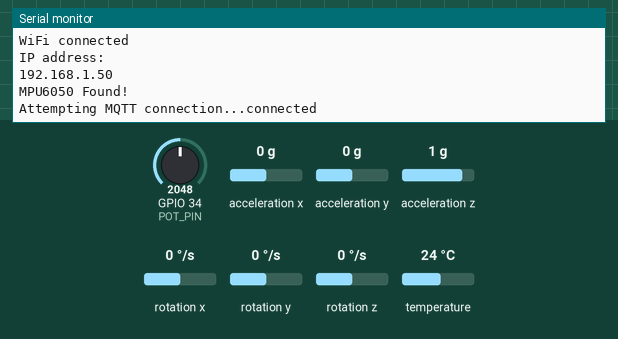
Recording of a program running on a simulated ESP32. Shown: the last lines printed to the serial monitor. The test bench sets the inputs (shaded band); at power-on: acceleration x 0 g, GPIO 34 (POT_PIN) = 2048, acceleration y 0 g, acceleration z 1 g, rotation x 0 °/s, rotation y 0 °/s, rotation z 0 °/s, temperature 24 °C. WiFi joins after 1.5 s; servers stay silent unless stated; random numbers use the default seed unless the program sets one; no MQTT or app messages arrive unless stated.

Above: at 2.7 s.
2.8 s: acceleration x set to -1.4 g
At 3.6 s:
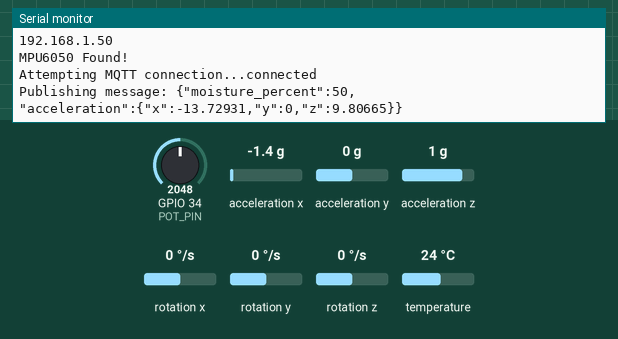
7.5 s: GPIO 34 (POT_PIN) set to 2866
At 9.4 s:
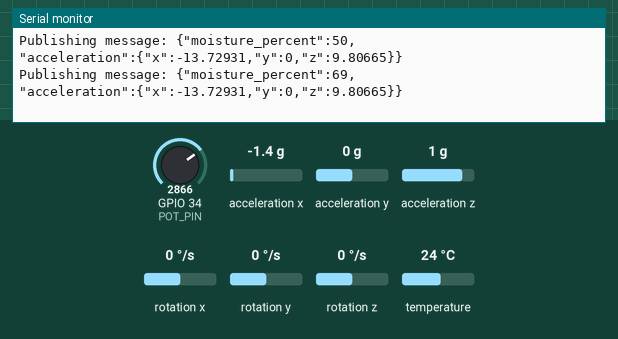
11.6 s: acceleration y set to -1.4 g
At 12.9 s:
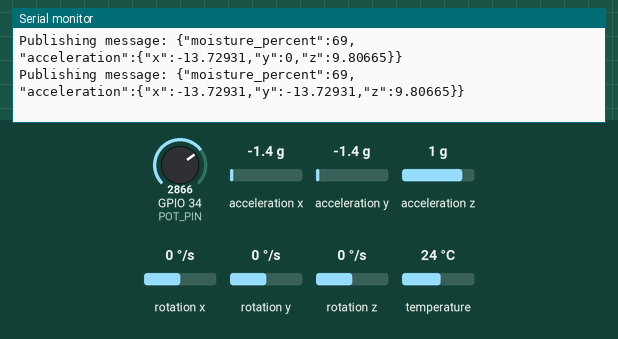
15.7 s: acceleration z set to -1.4 g
At 18.7 s:
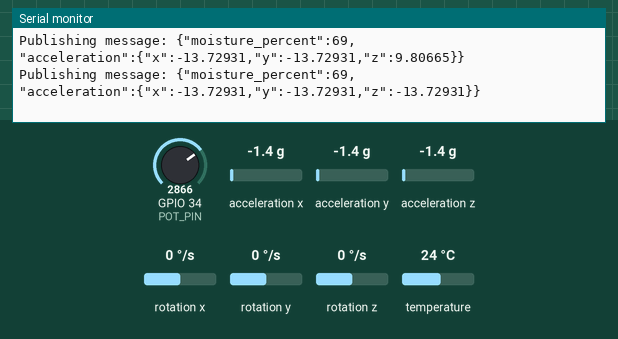
19.8 s: GPIO 34 (POT_PIN) set to 3972
At 22.2 s:
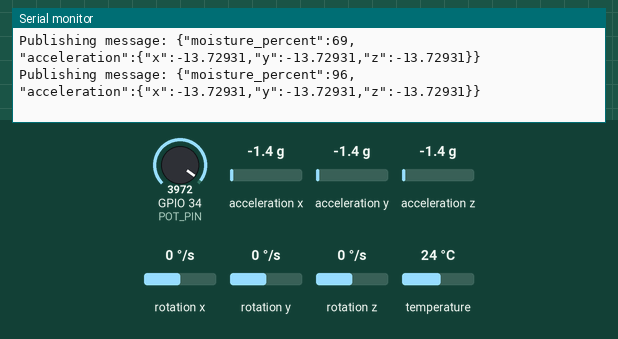
Timing chart, 0 to 23.7 s (numbered marks = the images above; inputs shaded):
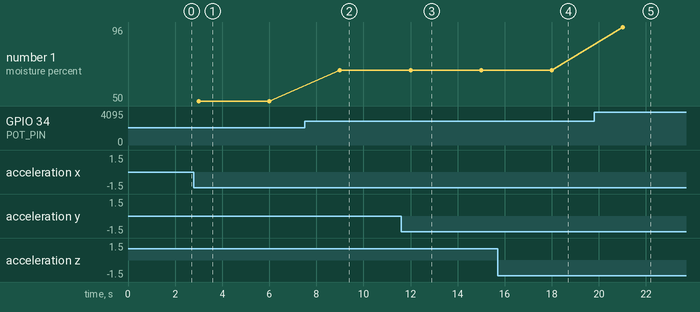

The program:

main.cpp
```cpp
#include <Arduino.h>
#include <Wire.h>
#include <WiFi.h>
#include <PubSubClient.h>
#include <Adafruit_MPU6050.h>
#include <Adafruit_Sensor.h>
#include <ArduinoJson.h>

// WiFi Configuration
const char* ssid = "Wokwi-GUEST";
const char* password = "";

// MQTT Configuration
const char* mqtt_server = "test.mosquitto.org";
const int mqtt_port = 1883;
const char* mqtt_topic_telemetry = "lews/telemetry/live";

WiFiClient espClient;
PubSubClient client(espClient);

// Sensor Objects
Adafruit_MPU6050 mpu;

// Pin Definitions
#define I2C_SDA 21
#define I2C_SCL 22
#define POT_PIN 34

// Timing
unsigned long lastMsg = 0;
const unsigned long interval = 3000; // 3 seconds

void setup_wifi() {
  delay(10);
  Serial.println();
  Serial.print("Connecting to ");
  Serial.println(ssid);

  WiFi.mode(WIFI_STA);
  WiFi.begin(ssid, password);

  while (WiFi.status() != WL_CONNECTED) {
    delay(500);
    Serial.print(".");
  }

  Serial.println("");
  Serial.println("WiFi connected");
  Serial.println("IP address: ");
  Serial.println(WiFi.localIP());
}

void reconnect() {
  // Loop until we're reconnected
  while (!client.connected()) {
    Serial.print("Attempting MQTT connection...");
    // Create a random client ID
    String clientId = String("LEWS_Node_") + String(random(0xffff), HEX);

    // Attempt to connect
    if (client.connect(clientId.c_str())) {
      Serial.println("connected");
    } else {
      Serial.print("failed, rc=");
      Serial.print(client.state());
      Serial.println(" try again in 5 seconds");
      // Wait 5 seconds before retrying
      delay(5000);
    }
  }
}

void setup() {
  Serial.begin(115200);

  setup_wifi();

  client.setServer(mqtt_server, mqtt_port);

  // Initialize I2C and MPU6050
  Wire.begin(I2C_SDA, I2C_SCL);
  if (!mpu.begin()) {
    Serial.println("Failed to find MPU6050 chip");
  } else {
    Serial.println("MPU6050 Found!");
    // Configure MPU6050
    mpu.setAccelerometerRange(MPU6050_RANGE_8_G);
    mpu.setGyroRange(MPU6050_RANGE_500_DEG);
    mpu.setFilterBandwidth(MPU6050_BAND_21_HZ);
  }

  // Setup Potentiometer Pin
  pinMode(POT_PIN, INPUT);
}

void loop() {
  if (!client.connected()) {
    reconnect();
  }
  client.loop();

  unsigned long now = millis();
  if (now - lastMsg >= interval) {
    lastMsg = now;

    // Read Potentiometer
    int potValue = analogRead(POT_PIN);
    // Map to moisture percentage 0-100%
    int moisturePercent = map(potValue, 0, 4095, 0, 100);

    // Read MPU6050
    sensors_event_t a, g, temp;
    mpu.getEvent(&a, &g, &temp);

    // Create JSON Payload
    JsonDocument doc;
    doc["moisture_percent"] = moisturePercent;

    JsonObject accel = doc["acceleration"].to<JsonObject>();
    accel["x"] = a.acceleration.x;
    accel["y"] = a.acceleration.y;
    accel["z"] = a.acceleration.z;

    char jsonBuffer[256];
    serializeJson(doc, jsonBuffer);

    // Print to Serial
    Serial.print("Publishing message: ");
    Serial.println(jsonBuffer);

    // Publish to MQTT
    client.publish(mqtt_topic_telemetry, jsonBuffer);
  }
}
```

Measured:
- after the input at 2.8 s, the serial monitor: prints a new line after 0.20 s (image 1)
- after the input at 7.5 s, the serial monitor: prints a new line after 1.5 s (image 2)
- after the input at 11.6 s, the serial monitor: prints a new line after 0.40 s (image 3)
- after the input at 15.7 s, the serial monitor: prints a new line after 2.3 s (image 4)
- after the input at 19.8 s, the serial monitor: prints a new line after 1.2 s (image 5)
- plotted number 1: 50 → 69 after the input at 7.5 s, 69 → 96 after the input at 19.8 s
